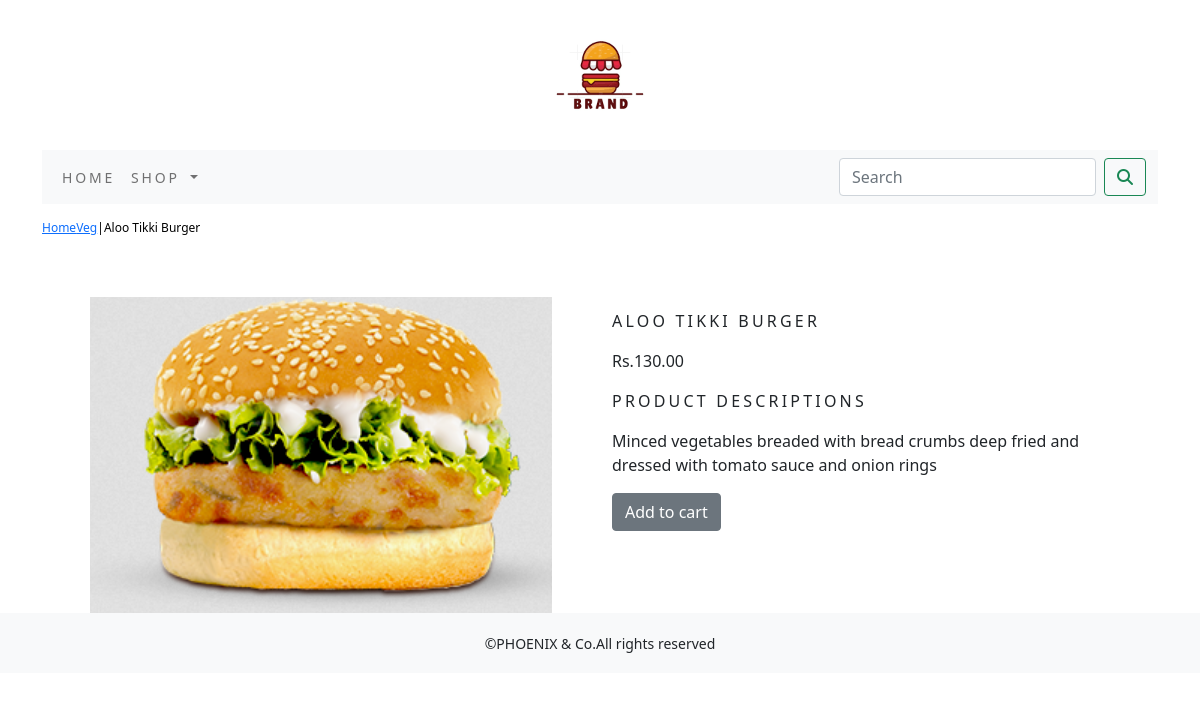
The page /shop/veg/aloo-tikki-burger/ on the database its author committed.
### shop/models.py (models this page shows, shortened)
class Product(models.Model):
    name=models.CharField(max_length=250,unique=True)
    slug=models.SlugField(max_length=250,unique=True)
    description=models.TextField(blank=True)
    price=models.DecimalField(max_digits=10,decimal_places=2)
    category=models.ForeignKey(Category,on_delete=models.CASCADE)
    image=models.ImageField(upload_to='product',blank=True)
    stock=models.IntegerField()
    available=models.BooleanField(default=True)
    created=models.DateTimeField(auto_now_add=True)
    updated=models.DateTimeField(auto_now=True)
    class Meta:
        ordering=('name',)
        verbose_name='product'
        verbose_name_plural='products'

class Category(models.Model):
    name=models.CharField(max_length=250,unique=True)
    slug=models.SlugField(max_length=250,unique=True)
    description=models.TextField(blank=True)
    image=models.ImageField(upload_to='category',blank=True)
    class Meta:
        ordering=('name',)
        verbose_name='category'
        verbose_name_plural='categories'
    def get_url(self):
        return reverse('shop:products_by_category',args=[self.slug])
    def __str__(self):
        return '{}'.format(self.name)

### shop/views.py (the view)
# urls.py: path('<slug:c_slug>/<slug:product_slug>/', views.prodetail, name='prodcatdetail'),
def prodetail(request,c_slug,product_slug):
    try:
        product=Product.objects.get(category__slug=c_slug,slug=product_slug)
    except Exception as e:
        raise e
    return render(request,'product.html',{'product':product})

### cart/context_processors.py (called while the page is built)
def counter(request):
    item_count=0
    if 'admin' in request.path:
        return {}
    else:
        try:
            cart=Cart.objects.filter(cart_id=_cart_id(request))
            cart_items=CartItem.objects.all().filter(cart=cart[:1])
            for cart_item in cart_items:
                item_count += cart_item.quantity
        except Cart.DoesNotExist:
            item_count=0
    return dict(item_count=item_count)

### cart/views.py (called while the page is built)
def _cart_id(request):
    cart=request.session.session_key
    if not cart:
        cart=request.session.create()
    return cart

### shop/context_processors.py (called while the page is built)
def menu_links(request):
    links=Category.objects.all()
    return dict(links=links)

### templates/product.html (shortened to what this page needs)
{% extends 'base.html' %}
{% load static %}
{% block content %}
<div class="row my_prod_row_class">
    <div class="mx_auto">
        <p><a href="{% url 'shop:allprodcat' %}">Home</a><a href="{{product.category.get_url}}">{{product.category}}</a>|{{product.name}}</p>
    </div>
</div>
<div class="container">
<br>
<div class="row">
    <div class="col-12 col-sm-12 col-md-12 col-lg-6 text-center">
        <div style="min-width:18rem;">
            <img src="{{product.image.url}}" alt="{{product.name}}">
        </div>
    </div>
        <div class="col-12 col-sm-12 col-lg-6 col-md-12">
            <div>
            <h1 class="my_prod_title">{{product.name}}</h1>
            <p>Rs.{{product.price}}</p>
            <p class="my_title">Product descriptions</p>
            <p class="text-justify my_prod_text">{{product.description}}</p>
            {% if product.stock <= 0 %}
            <p class="text-justify my_prod_text"><b>Out of stock</b></p>
            {% else %}
            <a class="btn btn-secondary" href="{% url 'cart:add_cart' product.id %}">Add to cart</a>
            {% endif %}
        </div>
</div>
</div>
</div>
{% endblock %}

### static/css/custom.css (style rules this page uses)
body { font-family: 'Roboto', sans-serif; }
.my_title { font-size:16px; text-transform:uppercase; letter-spacing:.2em; }
.my_prod_row_class { padding-top:15px; padding-bottom:20px; }
.my_prod_row_class .mx_auto { color:#000; font-size:12px; text-decoration:none; }
.my_prod_title { font-size:16px; text-transform:uppercase; letter-spacing:.2em; padding-top:15px; padding-bottom:10px; }
.my_prod_text { padding-right:20px; }

### rows shown on the page
Product: category "Veg", name "Aloo Tikki Burger", image (picture), name "ALOO TIKKI BURGER", price "130.00", description "Minced vegetables breaded with bread crumbs deep fried and dressed with tomato sauce and onion rings"
